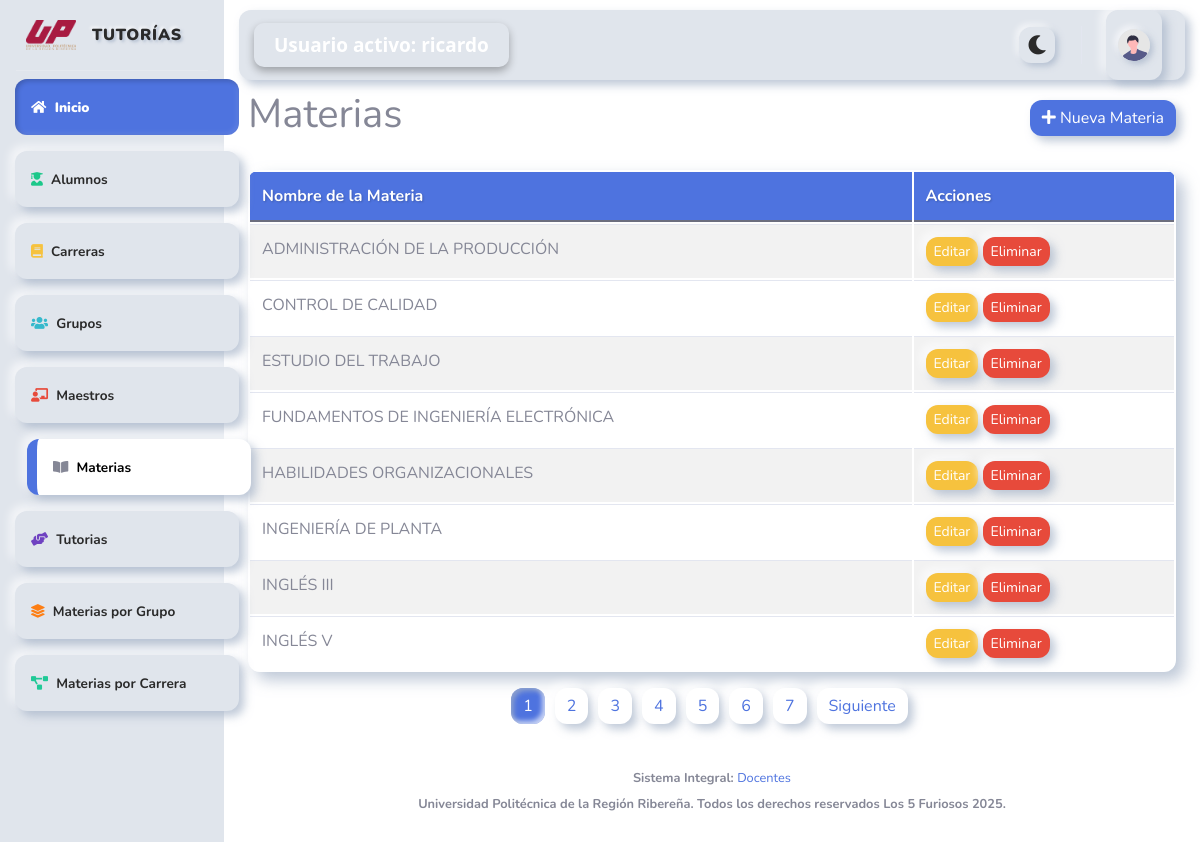
The app's page /materias.php (signed in) with its own data.
### tables this page shows
CREATE TABLE `materias` (
  `id_materia` int(11) NOT NULL,
  `nombre` varchar(100) NOT NULL,
  `activo` int(3) NOT NULL
);

### modelos/conexion.php (called while the page is built, shortened)
<?php
class Conexion {
    private $usuario = "root";
    private $contraseña = "";
    private $db = "proyecto3";
    private $servidor = "localhost";
    public function conectar() {
        $this->conn = null;
        try {
            $this->conn = new PDO(
                "mysql:host=".$this->servidor.";dbname=".$this->db.";charset=utf8",
                $this->usuario,
                $this->contraseña
            );
            $this->conn->setAttribute(PDO::ATTR_ERRMODE, PDO::ERRMODE_EXCEPTION);
            $this->conn->setAttribute(PDO::ATTR_EMULATE_PREPARES, false);
        } catch (PDOException $e) {
            error_log("Error al conectar: " . $e->getMessage());
            die("Error al conectar con la base de datos");
        }
        return $this->conn;
    }
}

### modelos/mdl_materias.php (called while the page is built, shortened)
<?php
require_once __DIR__.'/conexion.php';
class MdlMaterias {
    private $conn;
    private $tabla = 'materias';
    public function __construct() {
        $this->conn = (new Conexion())->conectar();
    }
     public function obtenerPaginado($inicio, $limite) {
        $sql = "SELECT id_materia as id, nombre FROM materias where activo = 0 LIMIT :inicio, :limite";
            $stmt = $this->conn->prepare($sql);
            $stmt->bindParam(':inicio', $inicio, PDO::PARAM_INT);
            $stmt->bindParam(':limite', $limite, PDO::PARAM_INT);
            $stmt->execute();
            return $stmt->fetchAll(PDO::FETCH_ASSOC);
        }
    public function contarMaterias() {
        $sql = "SELECT COUNT(*) AS total FROM $this->tabla WHERE activo = 0";
        return $this->conn->query($sql)->fetch(PDO::FETCH_ASSOC)['total'];
    }
}
?>

### materias.php (the view, shortened to what this page needs)
<?php
require_once "Modelos/mdl_materias.php";
$modelo = new MdlMaterias();
$limite = 8;
$pagina = isset($_GET['pagina']) ? max(1, intval($_GET['pagina'])) : 1;
$inicio = ($pagina - 1) * $limite;
$totalRegistros = $modelo->contarMaterias();
$totalPaginas = ceil($totalRegistros / $limite);
$materias = $modelo->obtenerPaginado($inicio, $limite);
require_once "vistas/parte_superior.php";
?>
<div class="container">
    <div class="d-flex justify-content-between align-items-center mb-4">
        <h1>Materias</h1>
        <button class="btn btn-primary" onclick="abrirModal()">
            <i class="fas fa-plus"></i> Nueva Materia
        </button>
    </div>
    <table class="table table-striped">
        <thead class="thead-dark">
            <tr>
                <th>Nombre de la Materia</th>
                <th>Acciones</th>
            </tr>
        </thead>
        <tbody>
            <?php foreach($materias as $materia): ?>
            <tr>
                <td><?= htmlspecialchars($materia['nombre']) ?></td>
                <td>
                    <button class="btn btn-warning btn-sm"
                        onclick="abrirModal('<?= $materia['id'] ?>', '<?= htmlspecialchars($materia['nombre'], ENT_QUOTES) ?>')">
                        Editar
                    </button>
                    <button class="btn btn-danger btn-sm"
                        onclick="confirmarEliminacion(<?= $materia['id'] ?>)">
                        Eliminar
                    </button>
                </td>
            </tr>
            <?php endforeach; ?>
        </tbody>
    </table>
</div>
<nav aria-label="Paginación de materias">
    <ul class="pagination justify-content-center">
        <?php for ($i = 1; $i <= $totalPaginas; $i++): ?>
            <li class="page-item <?= $i == $pagina ? 'active' : '' ?>">
                <a class="page-link" href="?pagina=<?= $i ?>"><?= $i ?></a>
            </li>
        <?php endfor; ?>
        <?php if ($pagina < $totalPaginas): ?>
            <li class="page-item">
                <a class="page-link" href="?pagina=<?= $pagina + 1 ?>">Siguiente</a>
            </li>
        <?php endif; ?>
    </ul>
</nav>
<?php
require_once "vistas/parte_inferior.php";
?>

### css/nuevo_diseño.css (style rules this page uses)
:root { --bg-color: #ffffff; --primary-color: #4e73df; --shadow-light: rgba(255, 255, 255, 0.7); --shadow-dark: rgba(163, 177, 198, 0.7); --text-color: #2a2a2a; --sidebar-bg: #e0e5ec; --sidebar-shadow-light: rgba(255, 255, 255, 0.7); --sidebar-shadow-dark: rgba(163, 177, 198, 0.7); --sidebar-text: #2a2a2a; --sidebar-highlight: #4e73df; --topbar-bg: #e0e5ec; --topbar-shadow-light: rgba(255, 255, 255, 0.7); --topbar-shadow-dark: rgba(163, 177, 198, 0.7); --topbar-text: #2a2a2a; --topbar-highlight: #4e73df; }
body { background-color: var(--bg-color); font-family: 'Nunito', sans-serif; color: var(--text-color); }
.table { background-color: var(--bg-color); border-radius: 12px; overflow: hidden; box-shadow: 8px 8px 15px var(--shadow-dark), -8px -8px 15px var(--shadow-light); border-collapse: separate; }
.table thead th { background-color: var(--primary-color) !important; color: white; border: none; text-shadow: 1px 1px 2px rgba(0, 0, 0, 0.2); }
.table td, .table th { border: none; padding: 12px; }
.table tbody tr { transition: all 0.3s; }
.btn { border: none !important; border-radius: 12px !important; box-shadow: 5px 5px 10px var(--shadow-dark), -5px -5px 10px var(--shadow-light); transition: all 0.3s; }
.btn-primary { background-color: var(--primary-color) !important; }
.pagination .page-item .page-link { background-color: var(--bg-color); border: none; border-radius: 12px !important; box-shadow: 5px 5px 10px var(--shadow-dark), -5px -5px 10px var(--shadow-light); margin: 0 5px; }
.page-item.active .page-link { box-shadow: inset 3px 3px 5px var(--shadow-dark), inset -3px -3px 5px var(--shadow-light); }
:root { --topbar-bg: #e0e5ec; --topbar-shadow-light: rgba(255, 255, 255, 0.7); --topbar-shadow-dark: rgba(163, 177, 198, 0.7); --topbar-text: #2a2a2a; --topbar-highlight: #4e73df; }
.container, .container-fluid { background-color: transparent !important; box-shadow: none !important; }
body { transition: background-color 0.3s ease, color 0.3s ease; }
body.loaded { transition: background-color 0.3s ease, color 0.3s ease; }

### records on screen
materias: nombre "ADMINISTRACIÓN DE LA PRODUCCIÓN"
materias: nombre "CONTROL DE CALIDAD"
materias: nombre "ESTUDIO DEL TRABAJO"
materias: nombre "FUNDAMENTOS DE INGENIERÍA ELECTRÓNICA"
materias: nombre "HABILIDADES ORGANIZACIONALES"
materias: nombre "INGENIERÍA DE PLANTA"
materias: nombre "INGLÉS III"
materias: nombre "INGLÉS V"

### other values on screen
$_SESSION['nombre'] "ricardo"
